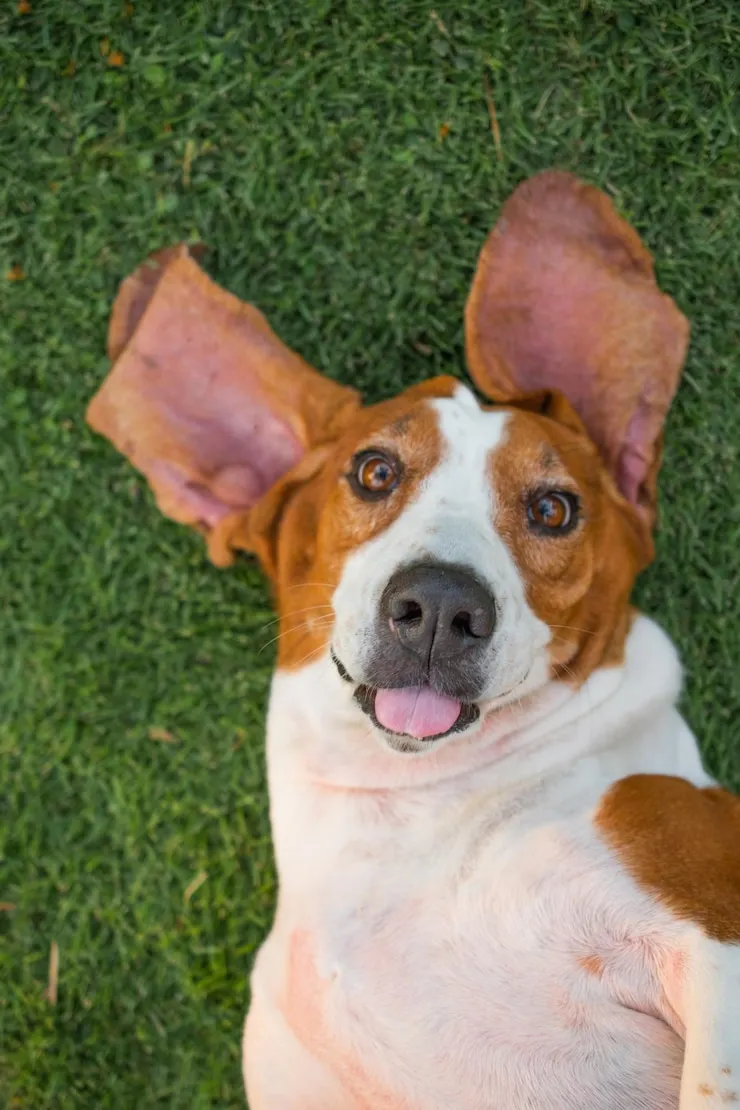
#> input picture Tema_4.2/Sources/Perro.png, 740 x 1110 px, found by its file name
$ python Perspectiva.py
#> lines starting #> are read from the running program, lines starting #| are printed output that depends on the picture
import cv2
import numpy as np

# Cargamos la imagen
img = cv2.imread("Tema_4.2/Sources/Perro.png")
#> img is the input picture: shape (1110, 740, 3); mean B, G, R 86, 116.5, 119.4

# Redimensionamos la imagen a la mitad
alto, ancho = img.shape[:2]
#> alto = 1110; ancho = 740
img_reducida = cv2.resize(img, (ancho // 2, alto // 2))

# Nuevas dimensiones
alto_r, ancho_r = img_reducida.shape[:2]
#> alto_r = 555; ancho_r = 370

# Definimos cuatro puntos de origen y destino para la transformación
src_pts = np.float32([[0, 0], [ancho_r - 1, 0], [0, alto_r - 1], [ancho_r - 1, alto_r - 1]])
#> src_pts = [[0, 0], [369, 0], [0, 554], [369, 554]]
dst_pts = np.float32([[50, 50], [ancho_r - 100, 100], [100, alto_r - 50], [ancho_r - 50, alto_r - 100]])

# Obtenemos la matriz de transformación en perspectiva
M = cv2.getPerspectiveTransform(src_pts, dst_pts)

# Aplicamos la transformación en perspectiva
img_perspectiva = cv2.warpPerspective(img_reducida, M, (ancho_r, alto_r))
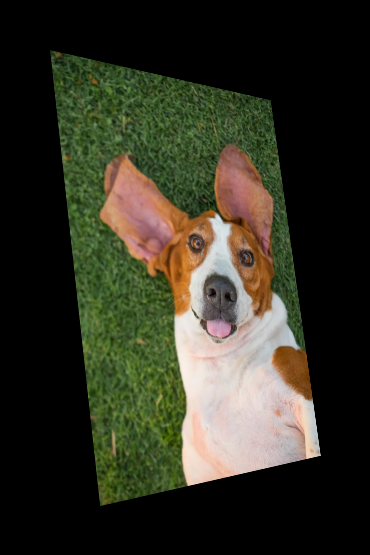
#> img_perspectiva: shape (555, 370, 3); mean B, G, R 36.2, 50.4, 50.6

# Guardamos la imagen transformada
cv2.imwrite("imagen_transformada.jpg", img_perspectiva)

# Mostramos las imágenes
cv2.imshow("Imagen original reducida", img_reducida)
cv2.imshow("Imagen transformada (perspectiva)", img_perspectiva)

# Esperamos a que el usuario presione una tecla para cerrar las ventanas
cv2.waitKey(0)
